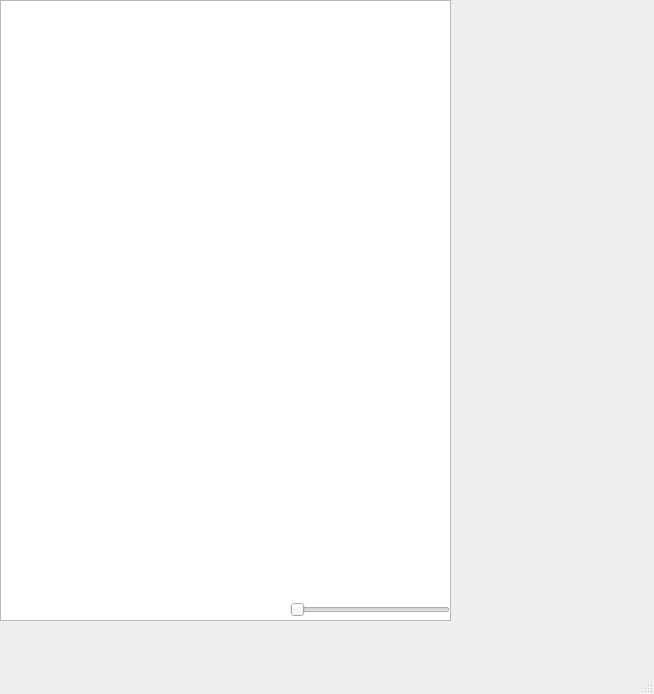
<?xml version="1.0" encoding="UTF-8"?>
<ui version="4.0">
 <class>MainWindow</class>
 <widget class="QMainWindow" name="MainWindow">
  <property name="geometry">
   <rect>
    <x>0</x>
    <y>0</y>
    <width>654</width>
    <height>694</height>
   </rect>
  </property>
  <property name="windowTitle">
   <string>MainWindow</string>
  </property>
  <widget class="QWidget" name="centralwidget">
   <property name="autoFillBackground">
    <bool>false</bool>
   </property>
   <property name="locale">
    <locale language="English" country="UnitedKingdom"/>
   </property>
   <widget class="QGraphicsView" name="graphicsView">
    <property name="geometry">
     <rect>
      <x>0</x>
      <y>0</y>
      <width>451</width>
      <height>621</height>
     </rect>
    </property>
    <property name="sizePolicy">
     <sizepolicy hsizetype="Maximum" vsizetype="Expanding">
      <horstretch>0</horstretch>
      <verstretch>0</verstretch>
     </sizepolicy>
    </property>
   </widget>
   <widget class="QSlider" name="horizontalSlider">
    <property name="geometry">
     <rect>
      <x>290</x>
      <y>600</y>
      <width>160</width>
      <height>20</height>
     </rect>
    </property>
    <property name="orientation">
     <enum>Qt::Horizontal</enum>
    </property>
   </widget>
  </widget>
  <widget class="QMenuBar" name="menubar">
   <property name="geometry">
    <rect>
     <x>0</x>
     <y>0</y>
     <width>654</width>
     <height>22</height>
    </rect>
   </property>
  </widget>
  <widget class="QStatusBar" name="statusbar"/>
 </widget>
 <resources/>
 <connections/>
</ui>
